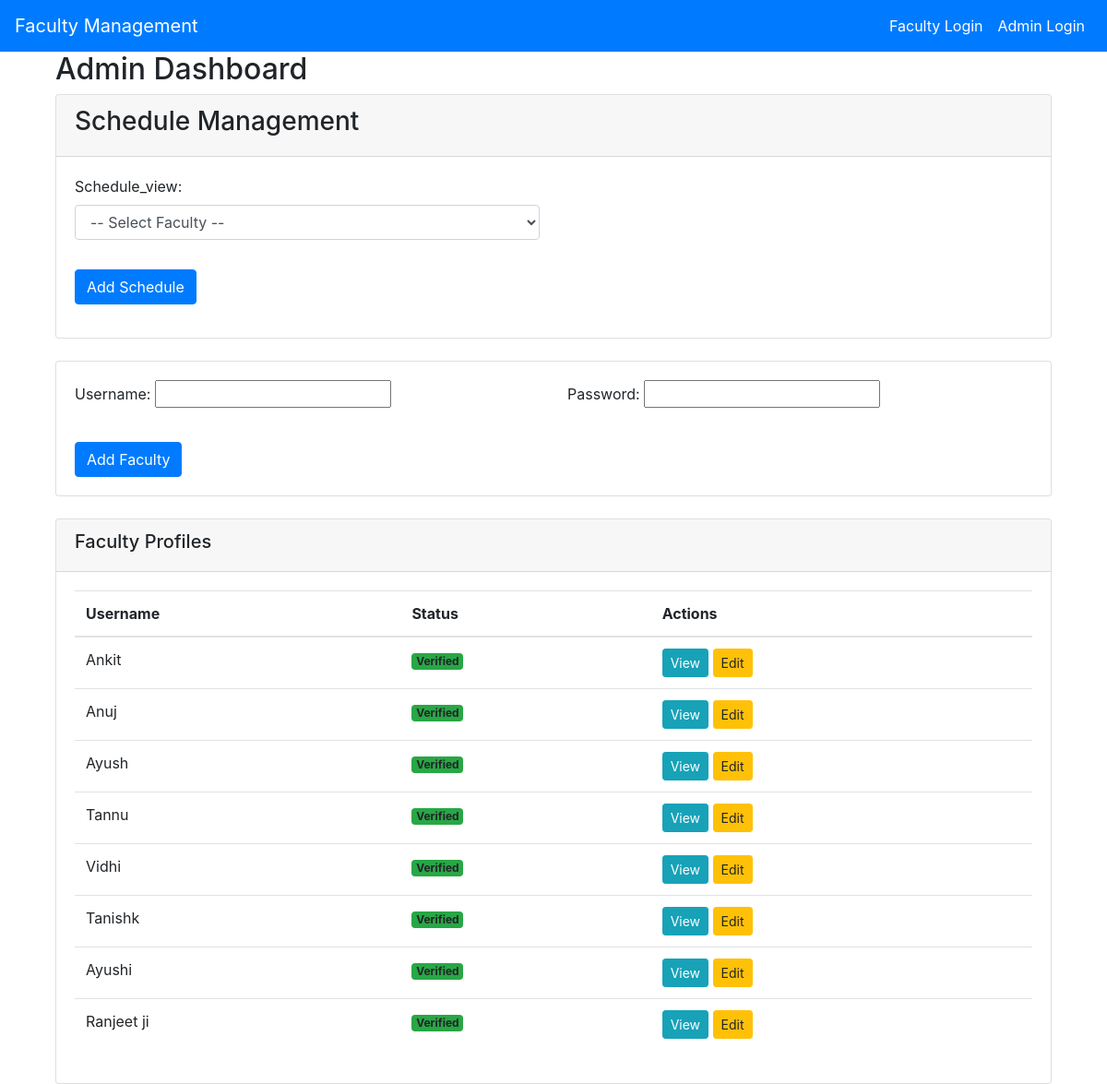
Screenshot of /faculty/admin/dashboard/ (signed in) with the database file from the repository.
### faculty/models.py (models this page shows, shortened)
class FacultyProfile(models.Model):
    user = models.OneToOneField(User, on_delete=models.CASCADE)
    photo = models.ImageField(upload_to='faculty_photos/', blank=True, null=True)
    documents = models.FileField(upload_to='faculty_documents/', blank=True, null=True)
    employee_id = models.CharField(max_length=20, blank=True, null=True)
    department = models.CharField(max_length=100, blank=True, null=True)
    phone_number = models.CharField(max_length=15, blank=True, null=True)
    is_verified = models.BooleanField(default=False)

### faculty/views.py (the view, shortened to what this page needs)
# urls.py: path('admin/dashboard/', login_required(views.admin_dashboard), name='admin_dashboard'),
@login_required
@user_passes_test(lambda u: u.is_staff)
def admin_dashboard(request):
    faculty_profiles = FacultyProfile.objects.all()
    add_faculty_form = AddFacultyForm()
    pending_requests = RescheduleRequest.objects.filter(status='Pending')
    selected_faculty_id = request.GET.get('faculty')
    schedules = []
    selected_faculty = None
    return render(request, 'faculty/admin_dashboard.html', {
        'faculty_profiles': faculty_profiles,
        'add_faculty_form': add_faculty_form,
        'schedules': schedules,
        'selected_faculty': selected_faculty,
        'pending_requests': pending_requests
    })

### faculty/forms.py
class AddFacultyForm(forms.Form):
    username = forms.CharField(max_length=150)
    password = forms.CharField(widget=forms.PasswordInput)

### faculty/templates/faculty/admin_dashboard.html (shortened to what this page needs)
{% extends 'faculty/base.html' %}
{% block content %}
<div class="container">
    <h2>Admin Dashboard</h2>
    <div class="card mb-4">
        <div class="card-header">
            <h3>Schedule Management</h3>
        </div>
        <div class="card-body">
            <form method="GET" class="mb-3">
                <div class="row">
                    <div class="col-md-6">
                        <div class="form-group">
                            <label for="faculty">Schedule_view:</label>
                            <select name="faculty" id="faculty" class="form-control" onchange="this.form.submit()">
                                <option value="">-- Select Faculty --</option>
                            </select>
                        </div>
                    </div>
                </div>
            </form>
            <a href="{% url 'add_schedule' %}" class="btn btn-primary mb-3">
                Add Schedule
            </a>
        </div>
    </div>
    <div class="card mb-4">
        <div class="card-body">
            <form method="POST" action="{% url 'add_faculty' %}">
                <div class="row">
                    <div class="col-md-6">
                        <div class="form-group">
                            {{ add_faculty_form.username.label_tag }}
                            {{ add_faculty_form.username }}
                        </div>
                    </div>
                    <div class="col-md-6">
                        <div class="form-group">
                            {{ add_faculty_form.password.label_tag }}
                            {{ add_faculty_form.password }}
                        </div>
                    </div>
                </div>
                <button type="submit" class="btn btn-primary mt-3">Add Faculty</button>
            </form>
        </div>
    </div>
    <div class="card">
        <div class="card-header">
            <h5>Faculty Profiles</h5>
        </div>
        <div class="card-body">
            {% if faculty_profiles %}
                <table class="table">
                    <thead>
                        <tr>
                            <th>Username</th>
                            <th>Status</th>
                            <th>Actions</th>
                        </tr>
                    </thead>
                    <tbody>
                        {% for profile in faculty_profiles %}
                        <tr>
                            <td>{{ profile.user.username }}</td>
                            <td>
                                {% if profile.is_verified %}
                                    <span class="badge bg-success">Verified</span>
                                {% else %}
                                    <span class="badge bg-warning">Pending</span>
                                {% endif %}
                            </td>
                            <td>
                                <a href="{% url 'admin_view_profile' profile.user.id %}" class="btn btn-info btn-sm">View</a>
                                <a href="{% url 'admin_edit_profile' profile.user.id %}" class="btn btn-warning btn-sm">Edit</a>
                            </td>
                        </tr>
                        {% endfor %}
                    </tbody>
                </table>
            {% else %}
                <p>No faculty profiles found.</p>
            {% endif %}
        </div>
    </div>
</div>
{% endblock %}

### faculty/templates/faculty/base.html (style rules this page uses)
body { padding-top: 56px; }

### rows the page displays
FacultyProfile: user.username "Ankit", is_verified "Verified"
FacultyProfile: user.username "Anuj", is_verified "Verified"
FacultyProfile: user.username "Ayush", is_verified "Verified"
FacultyProfile: user.username "Tannu", is_verified "Verified"
FacultyProfile: user.username "Vidhi", is_verified "Verified"
FacultyProfile: user.username "Tanishk", is_verified "Verified"
FacultyProfile: user.username "Ayushi", is_verified "Verified"
FacultyProfile: user.username "Ranjeet ji", is_verified "Verified"

### other values shown
{{ add_faculty_form.username.label_tag }} "Username:"
{{ add_faculty_form.password.label_tag }} "Password:"
